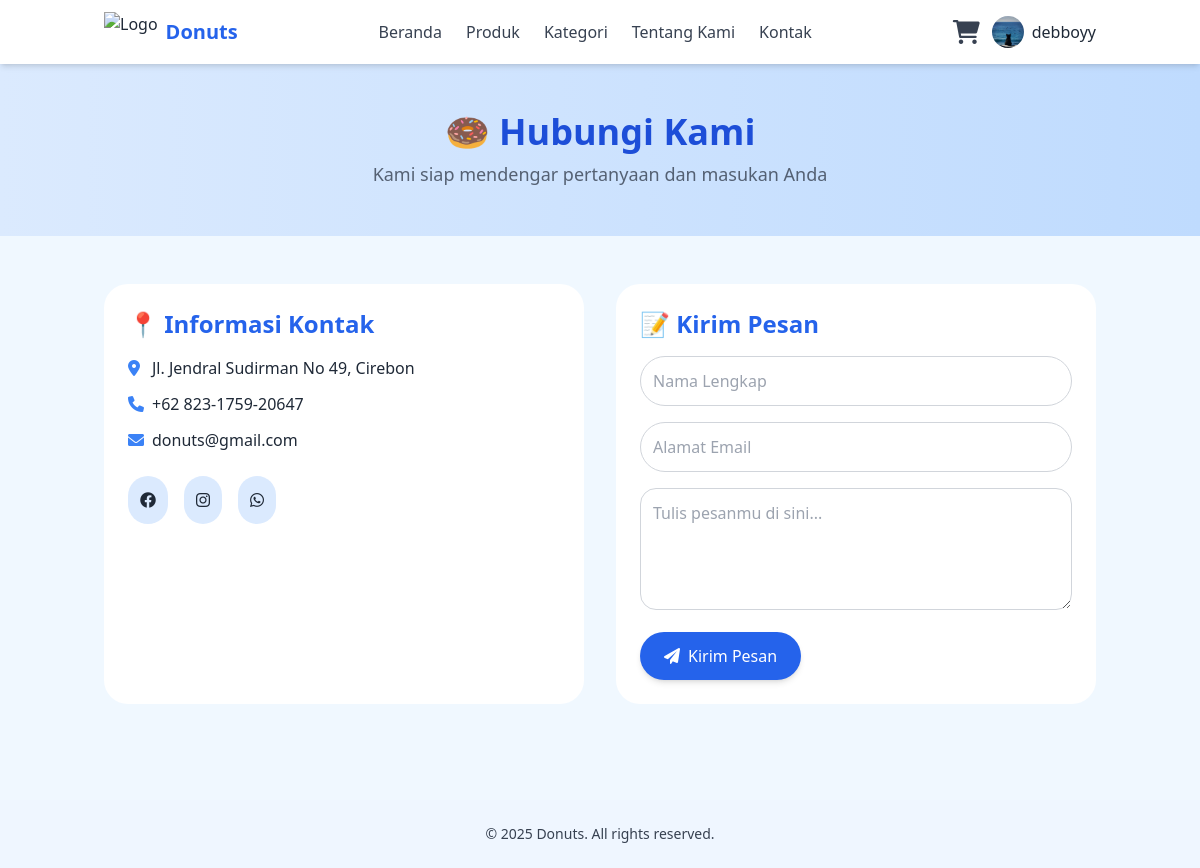
Page /kontak.php (signed in) on the committed database.
### tables this page shows
CREATE TABLE `users` (
  `id` int NOT NULL,
  `nama` varchar(255) DEFAULT NULL,
  `email` varchar(255) DEFAULT NULL,
  `profile_picture` varchar(255) DEFAULT NULL,
  `username` varchar(255) DEFAULT NULL,
  `password` varchar(255) DEFAULT NULL,
  `hp` varchar(255) DEFAULT NULL,
  `alamat` varchar(255) DEFAULT NULL,
  `role` enum('admin','pelanggan') DEFAULT NULL
);

### kontak.php (the view, shortened to what this page needs)
<?php
include 'config.php';
$user = null;
if (isset($_SESSION['id_user'])) {
    $id = $_SESSION['id_user'];
    $res = mysqli_query($koneksi, "SELECT * FROM users WHERE id='$id'");
    $user = mysqli_fetch_assoc($res);
}
?>
<!DOCTYPE html>
<html lang="id">
<head>
    <script src="https://cdn.tailwindcss.com"></script>
    <link rel="stylesheet" href="https://cdnjs.cloudflare.com/ajax/libs/font-awesome/6.0.0/css/all.min.css" />
</head>
<body class="bg-[#F0F8FF] text-gray-800 font-sans">
<nav class="bg-white shadow-md sticky top-0 z-50">
    <div class="container mx-auto px-4 py-3 flex justify-between items-center">
        <div class="flex items-center space-x-2">
            <img src="https://i.pinimg.com/736x/7d/a5/e8/7da5e8d2640d92b429cbcfee78355263.jpg" alt="Logo" class="h-10">
            <span class="text-xl font-bold text-blue-600">Donuts</span>
        </div>
        <div class="hidden md:flex space-x-6">
            <a href="index.php" class="text-gray-700 hover:text-blue-600 font-medium">Beranda</a>
            <a href="produk.php" class="text-gray-700 hover:text-blue-600 font-medium">Produk</a>
            <a href="kategori.php" class="text-gray-700 hover:text-blue-600 font-medium">Kategori</a>
            <a href="tentang.php" class="text-gray-700 hover:text-blue-600 font-medium">Tentang Kami</a>
            <a href="kontak.php" class="text-gray-700 hover:text-blue-600 font-medium">Kontak</a>
        </div>
        <div class="flex items-center space-x-3">
            <a href="keranjang.php" class="relative inline-block">
                <i class="fa-solid fa-cart-shopping text-2xl text-gray-700"></i>
            </a>
            <?php if (!empty($user)): ?>
                <a href="profile.php" class="flex items-center space-x-2 hover:text-blue-600">
                    <img src="img/<?= htmlspecialchars($user['profile_picture'] ?? 'default.jpg') ?>" alt="Profile" class="h-8 w-8 rounded-full object-cover">
                    <span><?= htmlspecialchars($user['username']) ?></span>
                </a>
            <?php else: ?>
                <a href="login.php" class="hover:text-blue-600">
                    <i class="fas fa-user"></i> Login
                </a>
            <?php endif; ?>
        </div>
    </div>
</nav>
<section class="bg-gradient-to-r from-blue-100 to-blue-200 py-12 text-center">
    <h1 class="text-4xl font-extrabold text-blue-700 mb-2">🍩 Hubungi Kami</h1>
    <p class="text-gray-700 opacity-80 text-lg">Kami siap mendengar pertanyaan dan masukan Anda</p>
</section>
<div class="container mx-auto px-4 py-12">
    <div class="grid grid-cols-1 md:grid-cols-2 gap-8">
        <div class="contact-card bg-white rounded-3xl p-6">
            <h3 class="text-2xl font-bold mb-4 text-blue-600">📍 Informasi Kontak</h3>
            <p class="flex items-center mb-3"><i class="fas fa-map-marker-alt w-6 text-blue-500"></i>Jl. Jendral Sudirman No 49, Cirebon</p>
            <p class="flex items-center mb-3"><i class="fas fa-phone w-6 text-blue-500"></i>+62 823-1759-20647</p>
            <p class="flex items-center"><i class="fas fa-envelope w-6 text-blue-500"></i>donuts@gmail.com</p>
            <div class="mt-6 flex space-x-4">
                <a href="#" class="bg-blue-100 p-3 rounded-full hover:bg-blue-600 hover:text-white transition"><i class="fab fa-facebook"></i></a>
                <a href="#" class="bg-blue-100 p-3 rounded-full hover:bg-blue-600 hover:text-white transition"><i class="fab fa-instagram"></i></a>
                <a href="#" class="bg-blue-100 p-3 rounded-full hover:bg-blue-600 hover:text-white transition"><i class="fab fa-whatsapp"></i></a>
            </div>
        </div>
        <div class="contact-card bg-white rounded-3xl p-6">
            <h3 class="text-2xl font-bold mb-4 text-blue-600">📝 Kirim Pesan</h3>
            <form action="" method="POST" class="space-y-4">
                <input type="text" name="name" placeholder="Nama Lengkap" required
                       class="w-full border border-gray-300 rounded-full p-3 focus:border-blue-600 focus:ring-2 focus:ring-blue-400 outline-none">
                <input type="email" name="email" placeholder="Alamat Email" required
                       class="w-full border border-gray-300 rounded-full p-3 focus:border-blue-600 focus:ring-2 focus:ring-blue-400 outline-none">
                <textarea name="message" rows="4" placeholder="Tulis pesanmu di sini..." required
                          class="w-full border border-gray-300 rounded-2xl p-3 focus:border-blue-600 focus:ring-2 focus:ring-blue-400 outline-none"></textarea>
                <button type="submit" class="bg-blue-600 hover:bg-blue-700 text-white px-6 py-3 rounded-full shadow-md transition font-medium">
                    <i class="fas fa-paper-plane mr-2"></i>Kirim Pesan
                </button>
            </form>
        </div>
    </div>
</div>
<footer class="bg-blue-50 text-gray-700 py-6 mt-12">
    <div class="container mx-auto text-center text-sm">
        <p>© <?= date("Y") ?> Donuts. All rights reserved.</p>
    </div>
</footer>
</body>
</html>

### kontak.php (style rules this page uses)
.contact-card { transition: all 0.3s ease; }

### rows in the picture
users: profile_picture (picture), username "debboyy"
